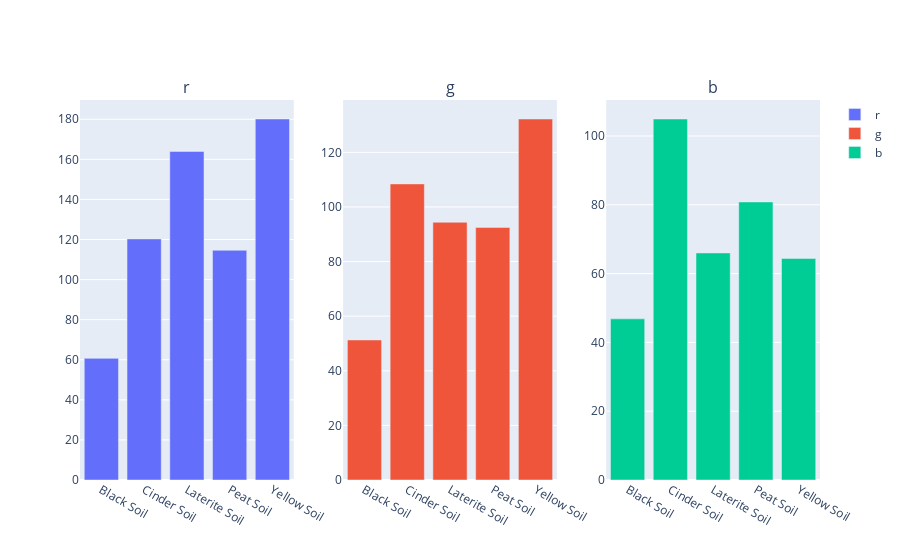
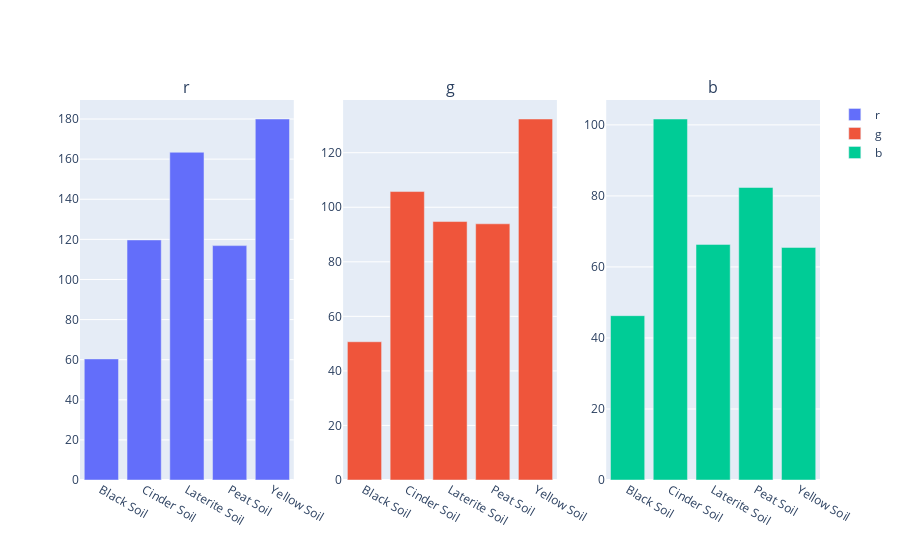
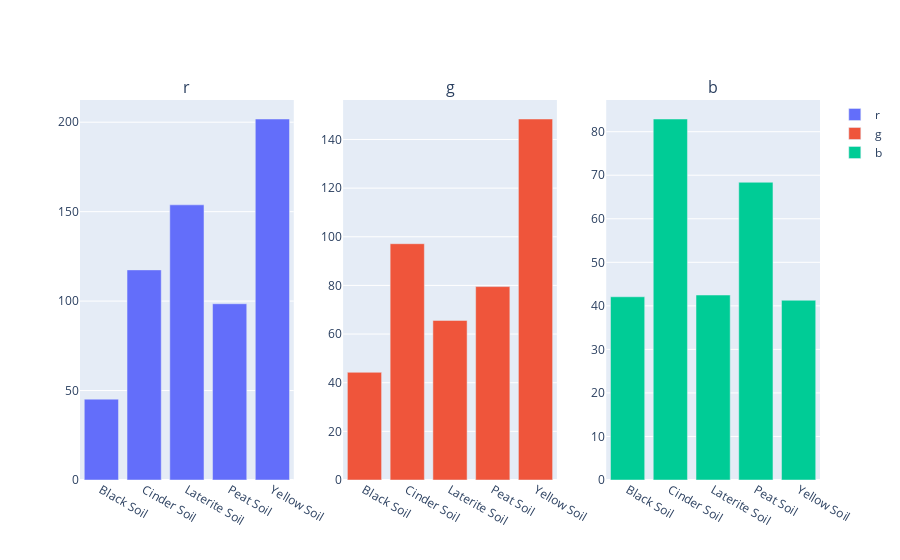
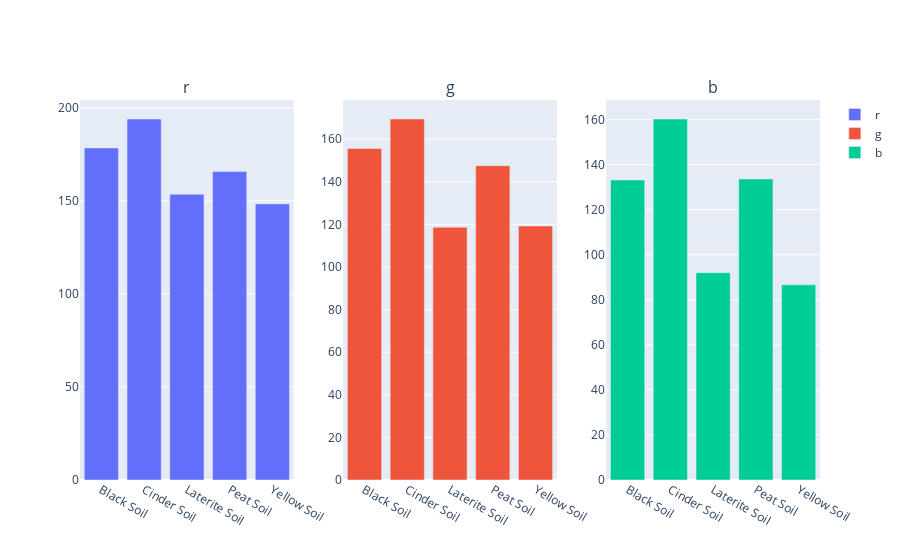

Here is the notebook cell these charts were saved with, in order:
### Code cell
from plotly.subplots import make_subplots
import plotly.graph_objs as go

fig = make_subplots(rows=1, cols=3,
                    subplot_titles=["r","g","b"])
                                 

fig.add_trace(go.Bar(x=a.classes,
                     y=a.r,
                     name="r"),
             row=1, col=1)
                    
fig.add_trace(go.Bar(x=a.classes,
                     y=a.g,
                     name="g"),
             row=1, col=2)
                    
fig.add_trace(go.Bar(x=a.classes,
                     y=a.b,
                     name="b"),
             row=1, col=3)      

fig.show()

print('#############################################')

fig = make_subplots(rows=1, cols=3,
                    subplot_titles=["r","g","b"])
                                 

fig.add_trace(go.Bar(x=b.classes,
                     y=b.r,
                     name="r"),
             row=1, col=1)
                    
fig.add_trace(go.Bar(x=b.classes,
                     y=b.g,
                     name="g"),
             row=1, col=2)
                    
fig.add_trace(go.Bar(x=b.classes,
                     y=b.b,
                     name="b"),
             row=1, col=3)      
fig.show()

print('#############################################')

fig = make_subplots(rows=1, cols=3,
                    subplot_titles=["r","g","b"])
                                 

fig.add_trace(go.Bar(x=c.classes,
                     y=c.r,
                     name="r"),
             row=1, col=1)
                    
fig.add_trace(go.Bar(x=c.classes,
                     y=c.g,
                     name="g"),
             row=1, col=2)
                    
fig.add_trace(go.Bar(x=c.classes,
                     y=c.b,
                     name="b"),
             row=1, col=3)      
fig.show()

print('#############################################')

fig = make_subplots(rows=1, cols=3,
                    subplot_titles=["r","g","b"])
                                 

fig.add_trace(go.Bar(x=d.classes,
                     y=d.r,
                     name="r"),
             row=1, col=1)
                    
fig.add_trace(go.Bar(x=d.classes,
                     y=d.g,
                     name="g"),
             row=1, col=2)
                    
fig.add_trace(go.Bar(x=d.classes,
                     y=d.b,
                     name="b"),
             row=1, col=3)      
fig.show()

### Figure 1 — Plotly figure (JSON) as saved in the notebook; plotly's stock layout.template omitted (floating-point values rounded to 4 significant figures)
{"data": [{"name": "r", "type": "bar", "x": ["Black Soil", "Cinder Soil", "Laterite Soil", "Peat Soil", "Yellow Soil"], "xaxis": "x", "y": [60.7, 120.3, 163.9, 114.6, 180.1], "yaxis": "y"}, {"name": "g", "type": "bar", "x": ["Black Soil", "Cinder Soil", "Laterite Soil", "Peat Soil", "Yellow Soil"], "xaxis": "x2", "y": [51.29, 108.4, 94.39, 92.5, 132.2], "yaxis": "y2"}, {"name": "b", "type": "bar", "x": ["Black Soil", "Cinder Soil", "Laterite Soil", "Peat Soil", "Yellow Soil"], "xaxis": "x3", "y": [46.84, 104.9, 65.99, 80.82, 64.4], "yaxis": "y3"}], "layout": {"annotations": [{"font": {"size": 16}, "showarrow": false, "text": "r", "x": 0.1444, "xanchor": "center", "xref": "paper", "y": 1, "yanchor": "bottom", "yref": "paper"}, {"font": {"size": 16}, "showarrow": false, "text": "g", "x": 0.5, "xanchor": "center", "xref": "paper", "y": 1, "yanchor": "bottom", "yref": "paper"}, {"font": {"size": 16}, "showarrow": false, "text": "b", "x": 0.8556, "xanchor": "center", "xref": "paper", "y": 1, "yanchor": "bottom", "yref": "paper"}], "autosize": true, "xaxis": {"anchor": "y", "autorange": true, "domain": [0, 0.2889], "range": [-0.5, 4.5], "type": "category"}, "xaxis2": {"anchor": "y2", "autorange": true, "domain": [0.3556, 0.6444], "range": [-0.5, 4.5], "type": "category"}, "xaxis3": {"anchor": "y3", "autorange": true, "domain": [0.7111, 1], "range": [-0.5, 4.5], "type": "category"}, "yaxis": {"anchor": "x", "autorange": true, "domain": [0, 1], "range": [0, 189.6], "type": "linear"}, "yaxis2": {"anchor": "x2", "autorange": true, "domain": [0, 1], "range": [0, 139.2], "type": "linear"}, "yaxis3": {"anchor": "x3", "autorange": true, "domain": [0, 1], "range": [0, 110.5], "type": "linear"}}}

### Figure 2 — Plotly figure (JSON) as saved in the notebook; plotly's stock layout.template omitted (floating-point values rounded to 4 significant figures)
{"data": [{"name": "r", "type": "bar", "x": ["Black Soil", "Cinder Soil", "Laterite Soil", "Peat Soil", "Yellow Soil"], "xaxis": "x", "y": [60.38, 119.7, 163.4, 116.9, 180.0], "yaxis": "y"}, {"name": "g", "type": "bar", "x": ["Black Soil", "Cinder Soil", "Laterite Soil", "Peat Soil", "Yellow Soil"], "xaxis": "x2", "y": [50.68, 105.8, 94.76, 93.93, 132.4], "yaxis": "y2"}, {"name": "b", "type": "bar", "x": ["Black Soil", "Cinder Soil", "Laterite Soil", "Peat Soil", "Yellow Soil"], "xaxis": "x3", "y": [46.27, 101.7, 66.35, 82.36, 65.48], "yaxis": "y3"}], "layout": {"annotations": [{"font": {"size": 16}, "showarrow": false, "text": "r", "x": 0.1444, "xanchor": "center", "xref": "paper", "y": 1, "yanchor": "bottom", "yref": "paper"}, {"font": {"size": 16}, "showarrow": false, "text": "g", "x": 0.5, "xanchor": "center", "xref": "paper", "y": 1, "yanchor": "bottom", "yref": "paper"}, {"font": {"size": 16}, "showarrow": false, "text": "b", "x": 0.8556, "xanchor": "center", "xref": "paper", "y": 1, "yanchor": "bottom", "yref": "paper"}], "autosize": true, "xaxis": {"anchor": "y", "autorange": true, "domain": [0, 0.2889], "range": [-0.5, 4.5], "type": "category"}, "xaxis2": {"anchor": "y2", "autorange": true, "domain": [0.3556, 0.6444], "range": [-0.5, 4.5], "type": "category"}, "xaxis3": {"anchor": "y3", "autorange": true, "domain": [0.7111, 1], "range": [-0.5, 4.5], "type": "category"}, "yaxis": {"anchor": "x", "autorange": true, "domain": [0, 1], "range": [0, 189.5], "type": "linear"}, "yaxis2": {"anchor": "x2", "autorange": true, "domain": [0, 1], "range": [0, 139.3], "type": "linear"}, "yaxis3": {"anchor": "x3", "autorange": true, "domain": [0, 1], "range": [0, 107.0], "type": "linear"}}}

### Figure 3 — Plotly figure (JSON) as saved in the notebook; plotly's stock layout.template omitted (floating-point values rounded to 4 significant figures)
{"data": [{"name": "r", "type": "bar", "x": ["Black Soil", "Cinder Soil", "Laterite Soil", "Peat Soil", "Yellow Soil"], "xaxis": "x", "y": [45.21, 117.5, 153.8, 98.53, 201.8], "yaxis": "y"}, {"name": "g", "type": "bar", "x": ["Black Soil", "Cinder Soil", "Laterite Soil", "Peat Soil", "Yellow Soil"], "xaxis": "x2", "y": [44.28, 97.15, 65.61, 79.52, 148.4], "yaxis": "y2"}, {"name": "b", "type": "bar", "x": ["Black Soil", "Cinder Soil", "Laterite Soil", "Peat Soil", "Yellow Soil"], "xaxis": "x3", "y": [42.08, 82.91, 42.48, 68.38, 41.28], "yaxis": "y3"}], "layout": {"annotations": [{"font": {"size": 16}, "showarrow": false, "text": "r", "x": 0.1444, "xanchor": "center", "xref": "paper", "y": 1, "yanchor": "bottom", "yref": "paper"}, {"font": {"size": 16}, "showarrow": false, "text": "g", "x": 0.5, "xanchor": "center", "xref": "paper", "y": 1, "yanchor": "bottom", "yref": "paper"}, {"font": {"size": 16}, "showarrow": false, "text": "b", "x": 0.8556, "xanchor": "center", "xref": "paper", "y": 1, "yanchor": "bottom", "yref": "paper"}], "autosize": true, "xaxis": {"anchor": "y", "autorange": true, "domain": [0, 0.2889], "range": [-0.5, 4.5], "type": "category"}, "xaxis2": {"anchor": "y2", "autorange": true, "domain": [0.3556, 0.6444], "range": [-0.5, 4.5], "type": "category"}, "xaxis3": {"anchor": "y3", "autorange": true, "domain": [0.7111, 1], "range": [-0.5, 4.5], "type": "category"}, "yaxis": {"anchor": "x", "autorange": true, "domain": [0, 1], "range": [0, 212.4], "type": "linear"}, "yaxis2": {"anchor": "x2", "autorange": true, "domain": [0, 1], "range": [0, 156.2], "type": "linear"}, "yaxis3": {"anchor": "x3", "autorange": true, "domain": [0, 1], "range": [0, 87.28], "type": "linear"}}}

### Figure 4 — Plotly figure (JSON) as saved in the notebook; plotly's stock layout.template omitted (floating-point values rounded to 4 significant figures)
{"data": [{"name": "r", "type": "bar", "x": ["Black Soil", "Cinder Soil", "Laterite Soil", "Peat Soil", "Yellow Soil"], "xaxis": "x", "y": [178.4, 194.0, 153.6, 165.7, 148.3], "yaxis": "y"}, {"name": "g", "type": "bar", "x": ["Black Soil", "Cinder Soil", "Laterite Soil", "Peat Soil", "Yellow Soil"], "xaxis": "x2", "y": [155.6, 169.5, 118.6, 147.6, 119.2], "yaxis": "y2"}, {"name": "b", "type": "bar", "x": ["Black Soil", "Cinder Soil", "Laterite Soil", "Peat Soil", "Yellow Soil"], "xaxis": "x3", "y": [133.2, 160.3, 92.0, 133.7, 86.62], "yaxis": "y3"}], "layout": {"annotations": [{"font": {"size": 16}, "showarrow": false, "text": "r", "x": 0.1444, "xanchor": "center", "xref": "paper", "y": 1, "yanchor": "bottom", "yref": "paper"}, {"font": {"size": 16}, "showarrow": false, "text": "g", "x": 0.5, "xanchor": "center", "xref": "paper", "y": 1, "yanchor": "bottom", "yref": "paper"}, {"font": {"size": 16}, "showarrow": false, "text": "b", "x": 0.8556, "xanchor": "center", "xref": "paper", "y": 1, "yanchor": "bottom", "yref": "paper"}], "autosize": true, "xaxis": {"anchor": "y", "autorange": true, "domain": [0, 0.2889], "range": [-0.5, 4.5], "type": "category"}, "xaxis2": {"anchor": "y2", "autorange": true, "domain": [0.3556, 0.6444], "range": [-0.5, 4.5], "type": "category"}, "xaxis3": {"anchor": "y3", "autorange": true, "domain": [0.7111, 1], "range": [-0.5, 4.5], "type": "category"}, "yaxis": {"anchor": "x", "autorange": true, "domain": [0, 1], "range": [0, 204.2], "type": "linear"}, "yaxis2": {"anchor": "x2", "autorange": true, "domain": [0, 1], "range": [0, 178.4], "type": "linear"}, "yaxis3": {"anchor": "x3", "autorange": true, "domain": [0, 1], "range": [0, 168.7], "type": "linear"}}}
